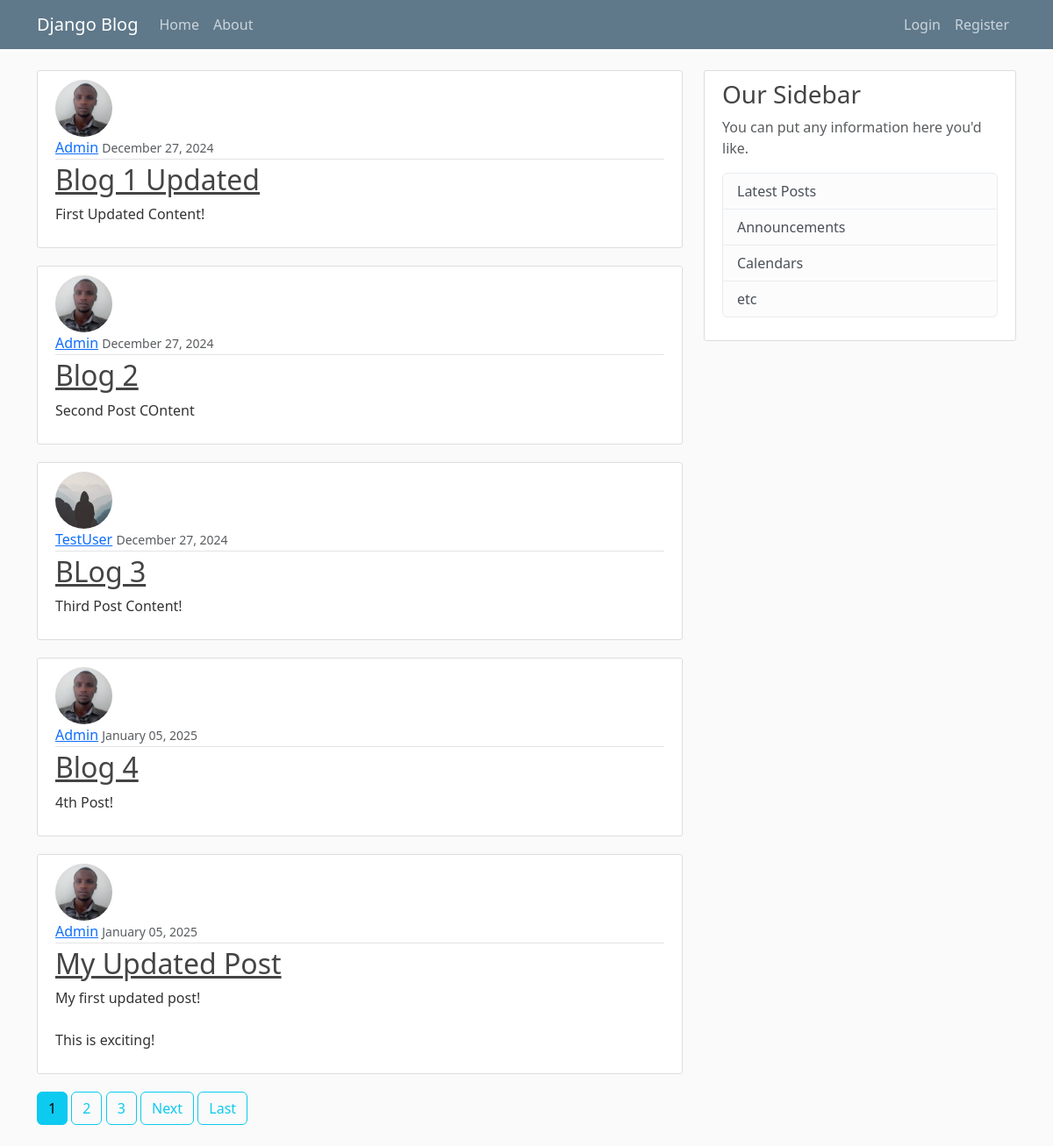
The page / on the database its author committed.
### blog/models.py (models this page shows, shortened)
class Post(models.Model):
    title = models.CharField(max_length=100)
    content = models.TextField()
    date_posted = models.DateTimeField(default=timezone.now)
    author = models.ForeignKey(User, on_delete=models.CASCADE)

### users/models.py (models this page shows, shortened)
class Profile(models.Model):
    user = models.OneToOneField(User, on_delete=models.CASCADE)
    image = models.ImageField(default='default.jpg', upload_to='profile_pics')

### blog/views.py (the view)
# urls.py: path('', PostListView.as_view(), name='blog-home'),
class PostListView(ListView):
    model = Post
    template_name = 'blog/home.html' # <app>/<model>_<viewtype>.html
    context_object_name = 'posts'
    paginate_by = 5

### blog/templates/blog/home.html (shortened to what this page needs)
{% extends "blog/base.html" %}
{% block content %}
    {% for post in posts %}
    <article class="media content-section">
      <img class="rounded-circle article-img" src="{{ post.author.profile.image.url}}">
        <div class="media-body">
          <div class="article-metadata">
            <a class="mr-2" href="{% url 'user-posts' post.author.username %}">{{ post.author }}</a>
            <small class="text-muted">{{ post.date_posted|date:"F d, Y" }}</small>
          </div>
          <h2><a class="article-title" href="{% url 'post-detail' post.id %}">{{ post.title }}</a></h2>
          <p class="article-content">{{ post.content }}</p>
        </div>
      </article>
    {% endfor %}
    {% if is_paginated %}
      {% for num in page_obj.paginator.page_range %}
        {% if page_obj.number == num %}
          <a class="btn btn-info mb-4" href="?page={{ num }}">{{ num }}</a>
        {% elif num > page_obj.number|add:'-3' and num < page_obj.number|add:'3' %}
            <a class="btn btn-outline-info mb-4" href="?page={{ num }}">{{ num }}</a>
        {% endif %}
      {% endfor %}
      {% if page_obj.has_next %}
        <a class="btn btn-outline-info mb-4" href="?page={{ page_obj.next_page_number }}">Next</a>
        <a class="btn btn-outline-info mb-4" href="?page={{ page_obj.paginator.num_pages }}">Last</a>
      {% endif %}
    {% endif %}
{% endblock content %}

### blog/templates/blog/base.html (shortened to what this page needs)
{% load static %}
<!DOCTYPE html>
<html lang="en">
<head>
    <link href="https://cdn.jsdelivr.net/npm/bootstrap@5.3.3/dist/css/bootstrap.min.css" rel="stylesheet">
    <link rel="stylesheet" href="{% static 'blog/main.css' %}">
</head>
<body>
    <header class="site-header">
      <nav class="navbar navbar-expand-md navbar-dark bg-steel fixed-top">
        <div class="container">
            <a class="navbar-brand mr-4" href="{% url 'blog-home' %}">Django Blog</a>
            <div class="collapse navbar-collapse" id="navbarToggle">
                <div class="navbar-nav me-auto">
                    <a class="nav-item nav-link" href="{% url 'blog-home' %}">Home</a>
                    <a class="nav-item nav-link" href="{% url 'blog-about' %}">About</a>
                </div>
                <div class="navbar-nav ms-auto">
                    {% if user.is_authenticated %}
                        <a class="nav-item nav-link" href="{% url 'post-create' %}"> New Post</a>
                        <a class="nav-item nav-link" href="{% url 'profile' %}">Profile</a>
                        <form method="POST" action="{% url 'logout' %}" class="d-inline nav-item">
                          {% csrf_token %}
                          <button type="submit" class="nav-link btn p-0">Logout</button>
                      </form>
                    {% else %}
                        <a class="nav-item nav-link" href="{% url 'login' %}">Login</a>
                        <a class="nav-item nav-link" href="{% url 'register' %}">Register</a>
                    {% endif %}
                </div>
            </div>
        </div>
    </nav>
      </header>
      <main role="main" class="container">
        <div class="row">
          <div class="col-md-8">
            {% block content %}{% endblock %}
          </div>
          <div class="col-md-4">
            <div class="content-section">
              <h3>Our Sidebar</h3>
              <p class='text-muted'>You can put any information here you'd like.
                <ul class="list-group">
                  <li class="list-group-item list-group-item-light">Latest Posts</li>
                  <li class="list-group-item list-group-item-light">Announcements</li>
                  <li class="list-group-item list-group-item-light">Calendars</li>
                  <li class="list-group-item list-group-item-light">etc</li>
                </ul>
              </p>
            </div>
          </div>
        </div>
      </main>
</body>
</html>

### blog/static/blog/main.css (style rules this page uses)
body { background: #fafafa; color: #333333; margin-top: 5rem; }
h1, h2, h3, h4, h5, h6 { color: #444444; }
ul { margin: 0; }
.bg-steel { background-color: #5f788a; }
.site-header .navbar-nav .nav-link { color: #cbd5db; }
.content-section { background: #ffffff; padding: 10px 20px; border: 1px solid #dddddd; border-radius: 3px; margin-bottom: 20px; }
.article-title { color: #444444; }
.article-content { white-space: pre-line; }
.article-img { height: 65px; width: 65px; margin-right: 16px; }
.article-metadata { padding-bottom: 1px; margin-bottom: 4px; border-bottom: 1px solid #e3e3e3 }

### rows shown on the page
Post: author.profile.image (picture), author "Admin", date_posted "December 27, 2024", title "Blog 1 Updated", content "First Updated Content!"
Post: author.profile.image (picture), author "Admin", date_posted "December 27, 2024", title "Blog 2", content "Second Post COntent"
Post: author.profile.image (placeholder picture), author "TestUser", date_posted "December 27, 2024", title "BLog 3", content "Third Post Content!"
Post: author.profile.image (picture), author "Admin", date_posted "January 05, 2025", title "Blog 4", content "4th Post!"
Post: author.profile.image (picture), author "Admin", date_posted "January 05, 2025", title "My Updated Post", content "My first updated post! This is exciting!"

### other values the page prints
{{ num }} "1"
{{ num }} "2" "3"
